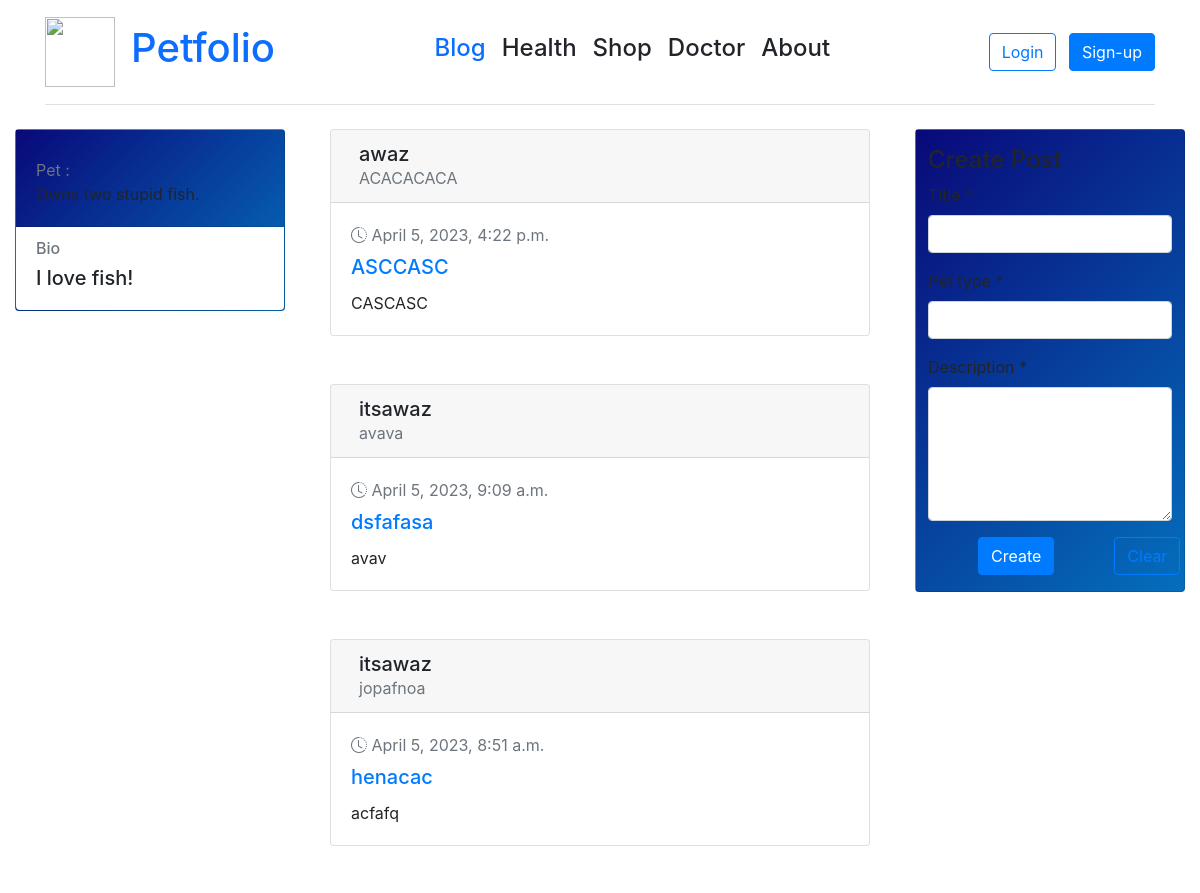
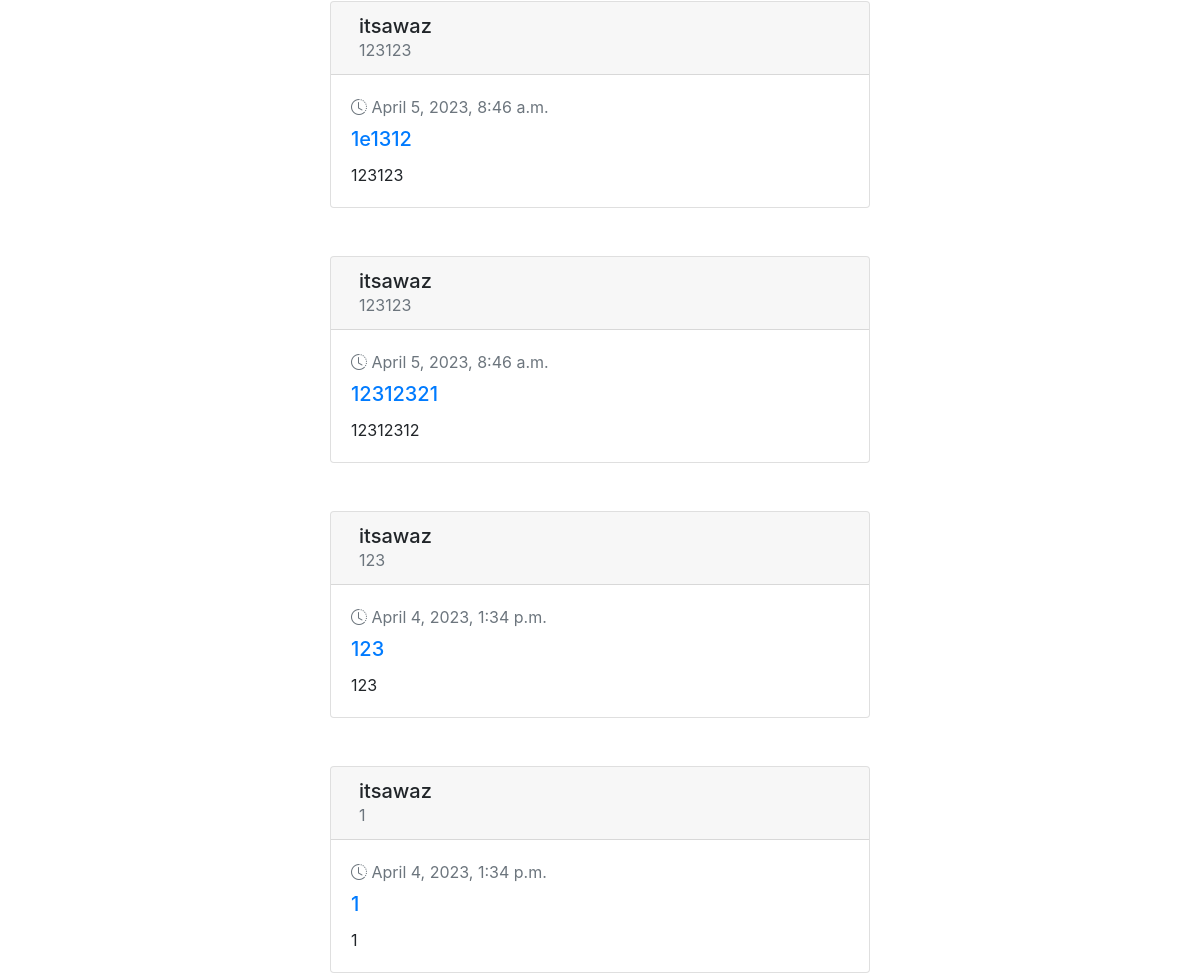
The page /blog/ (upper part) on the database as committed earlier (2 pictures, top to bottom).
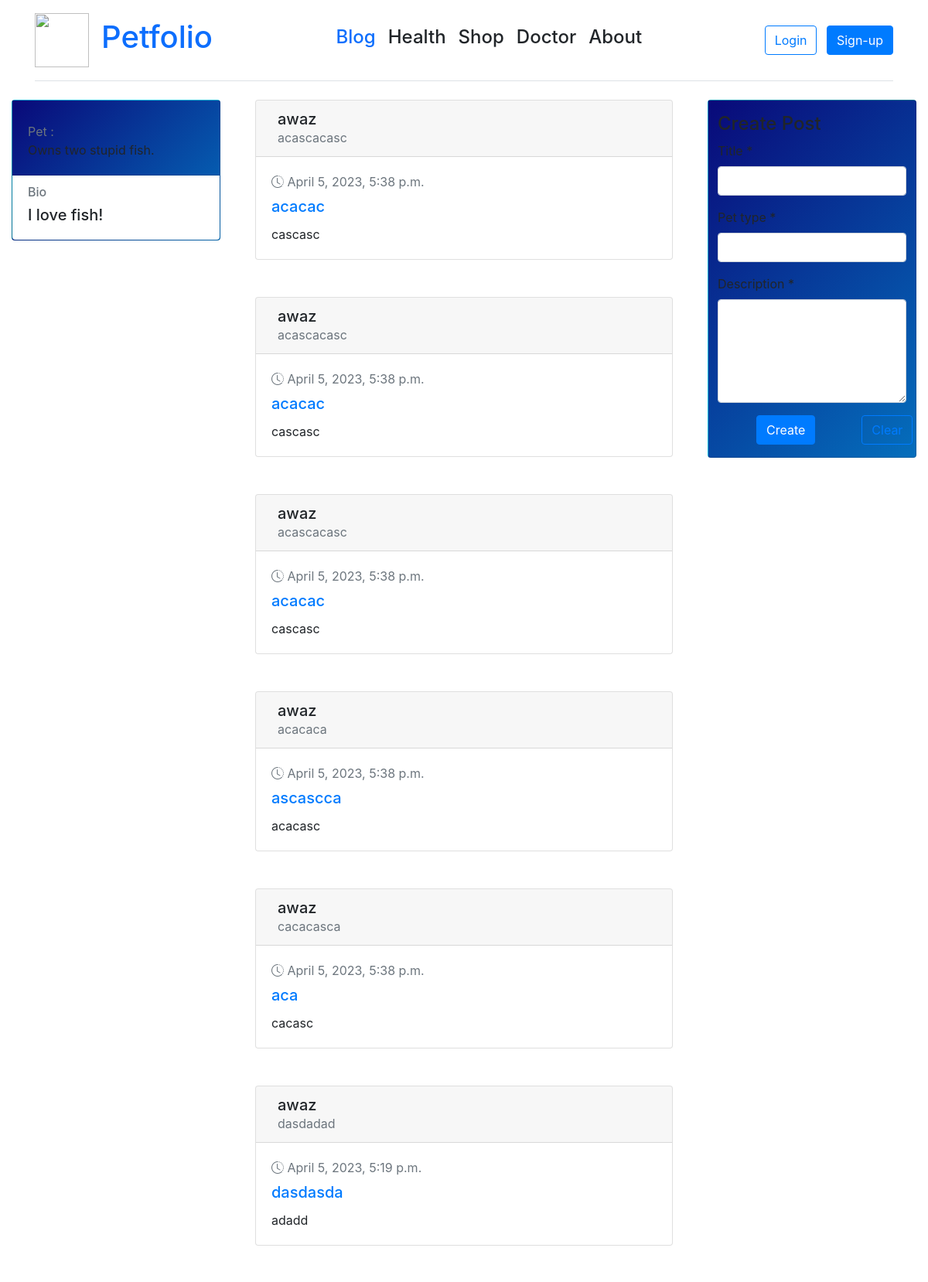
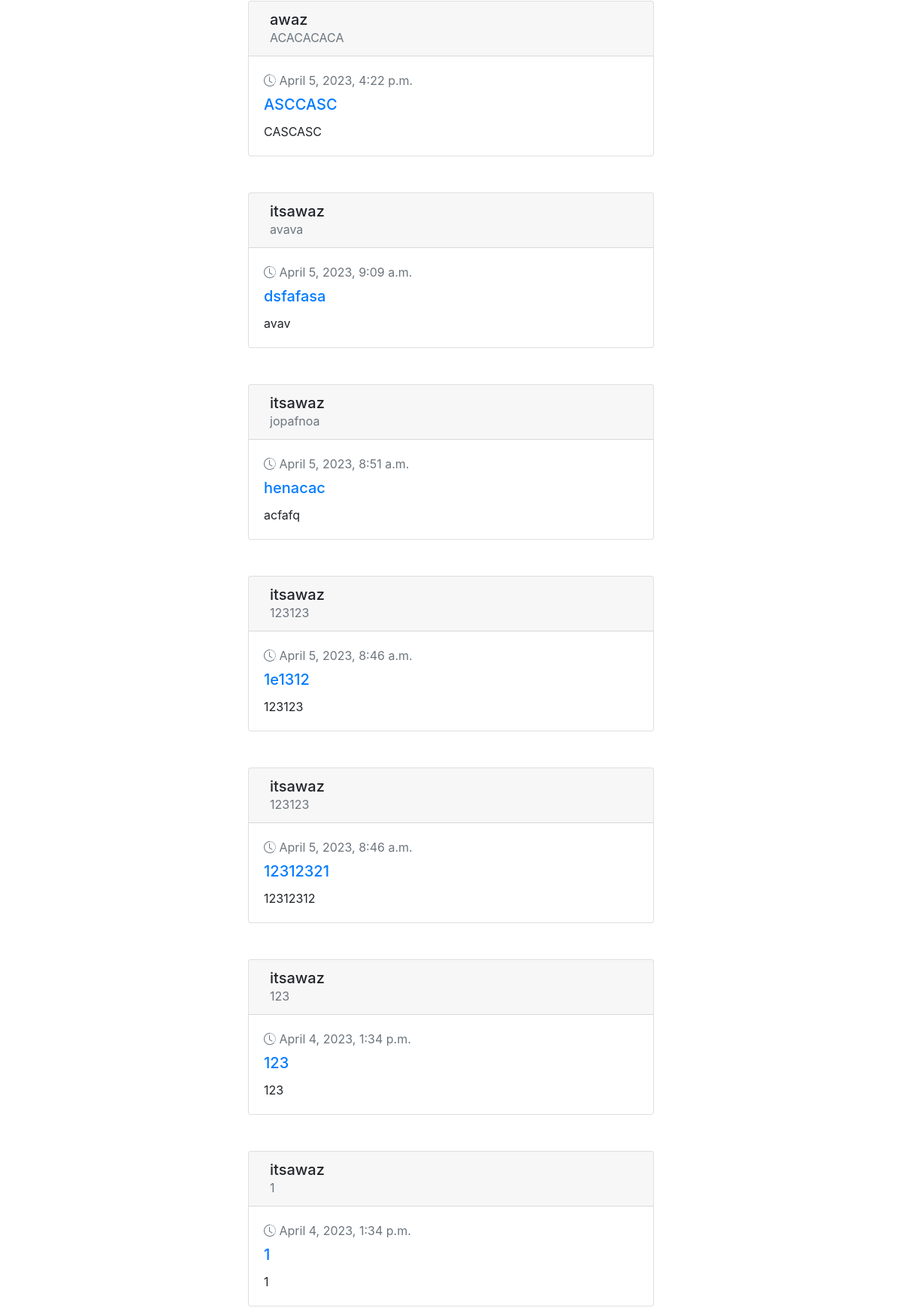
The same page on the database as committed later (2 pictures, top to bottom).
### blog/models.py (models this page shows, shortened)
class Post(models.Model):
    title = models.CharField(max_length=200)
    content = models.TextField()
    date_posted = models.DateTimeField(default=datetime.datetime.now(pytz.timezone('Asia/Kolkata')))
    author = models.ForeignKey(User, on_delete=models.CASCADE)
    pet_type = models.CharField(max_length=50, default='')

### blog/views.py (the view)
# urls.py: path('', views.blog, name='blog-home')
def blog(request):
    context = {
        'posts': Post.objects.all().order_by('-date_posted')
    }
    if request.method == 'POST' and 'POST' in request.POST:
        if request.user.is_authenticated:
            post(request)
        else:
            messages.error(request, f'Log in to Continue')
    if request.method == 'POST' and 'logout' in request.POST:
        log_out(request)
    return render(request, 'blog/blog.html', context)

### blog/templates/blog/blog.html (shortened to what this page needs)
{% extends "blog/base.html" %}
{% block content%}
<div class="container-fluid gedf-wrapper">
       <div class="row">
           <div class="col-md-3">
               <div class="card flash ">
                   <div class="card-body">
                       <div class="h7 text-muted">Pet : {{user.pet_type}} </div>
                       <div class="h7"> Owns two stupid fish.
                       </div>
                   </div>
                   <ul class="list-group list-group-flush">
                       <li class="list-group-item">
                           <div class="h6 text-muted">Bio</div>
                           <div class="h5">I love fish!</div>
                       </li>
                   </ul>
               </div>
           </div>
<div class="col-md-6 gedf-main">
 {% for post in posts %}
 <div class="container-fluid ">
  <div class="card gedf-card ">
                <div class="card-header">
                      <div class="d-flex justify-content-between align-items-center">
                          <div class="d-flex justify-content-between align-items-center">
                              <div class="ml-2">
                                  <div class="h5 m-0">{{post.author}}</div>
                                  <div class="h7 text-muted">{{post.pet_type}}</div>
                              </div>
                          </div>
                          <div>
                              <div class="dropdown">
                                  <button class="btn btn-link " type="button" id="gedf-drop1" data-toggle="dropdown" aria-haspopup="true" aria-expanded="false">
                                  </button>
                              </div>
                          </div>
                      </div>
                  </div>
                  <div class="card-body">
                      <div class="text-muted h7 mb-2"> <i class="bi bi-clock-history"></i> {{post.date_posted}} </div>
                      <a class="card-link" href="">
                          <h5 class="card-title">{{post.title}}</h5>
                      </a>
                      <p class="card-text">
                        {{post.content}}
                      </p>
                  </div>
              </div>
        </div>
<br>
<br>
 {% endfor %}
</div>
<div class="col-md-3">
  <div class="card flash ">
    <div class="container ">
      <div class="row">
      <h4>Create Post</h4>
      <form  method="POST"  id="post-form">
          <div class="form-group">
              <label >Title<span class="require"> *</span></label>
              <input type="text" class="form-control" name="title" required/>
          </div>
          <div class="form-group">
              <label >Pet type<span class="require"> *</span></label>
              <input type="text" class="form-control" name="pet_type" required/>
          </div>
          <div class="form-group">
              <label>Description<span class="require"> *</span></label>
              <textarea rows="5" class="form-control" name="description" required></textarea>
              <div class="form-group d-flex">
          <button type="submit" class="btn btn-primary" style="margin-right: 50px; margin-left: 50px; " name="POST">
            Create
          </button>
          <button class="btn btn-outline-primary" type="button" onclick="clearForm()" style="margin-left: 10px;">
            Clear
          </button>
        </div>
          </div>
      </form>
</div>
</div>
</div>
</div>
{% endblock content%}

### blog/templates/blog/base.html (shortened to what this page needs)
<!DOCTYPE html>
<html lang="en">
  <head>
    <link rel="stylesheet" href="https://cdn.jsdelivr.net/npm/bootstrap@5.2.3/dist/css/bootstrap.min.css">
    <link href="//maxcdn.bootstrapcdn.com/bootstrap/4.1.1/css/bootstrap.min.css" rel="stylesheet" id="bootstrap-css">
    <link href="https://cdn.jsdelivr.net/npm/bootstrap-icons@1.7.2/font/bootstrap-icons.css" rel="stylesheet">
  </head>
  <body>
    <div class="container">
      <header class="d-flex flex-wrap align-items-center justify-content-center justify-content-md-between py-3 mb-4 border-bottom">
    <div class="nav align-items-center">
        <a href="/blog" >
        <img src="https://cdn-icons-png.flaticon.com/512/5783/5783311.png" width="70" height="70">
        <a href="/blog" class="nav-link  link-primary"><h1>Petfolio</h1></a>
        </a>
    </div>
     <ul class="nav col-12 col-md-auto mb-2 justify-content-center mb-md-0">
       <li><a href="/blog" class="nav-link px-2 link-selected"><h4>Blog</h4></a></li>
       <li><a href="/health" class="nav-link px-2 link-dark"><h4>Health</h4></a></li>
       <li><a href="/shop" class="nav-link px-2 link-dark"><h4>Shop</h4></a></li>
       <li><a href="/doctor" class="nav-link px-2 link-dark"><h4>Doctor</h4></a></li>
       <li><a href="/about" class="nav-link px-2 link-dark"><h4>About</h4></a></li>
     </ul>
                  <div>
                      {% if user.is_authenticated %}
                        <form  method="POST">
                    {% csrf_token %}
                    <button onclick="window.location.href='{% url 'login-home' %}'" class="btn btn-outline-primary me-2" type="submit" name="logout">Logout</button>
                        </form>
                      {% else %}
       <button type="button" onclick="window.location.href='{% url 'login-home' %}'" class="btn btn-outline-primary me-2">Login</button>
       <button type="button" onclick="window.location.href='{% url 'signup-home' %}'" class="btn btn-primary">Sign-up</button>
                      {% endif %}
                  </div>
   </header>
 </div>
  <div class="content">
      {%block content%}
      {%endblock%}
    </div>
  </body>
</html>

### blog/templates/blog/base.html (style rules this page uses)
.flash { background: linear-gradient(-45deg, #020024, #00d4ff, #090979); background-size: 400% 400%; animation: gradient 10s ease infinite; height: 100vh; }
.card-title { text-decoration: none !important; }

Rows that differ between the two databases and show on the page:
added Post: author "awaz", pet_type "acascacasc", date_posted "April 5, 2023, 5:38 p.m.", title "acacac", content "cascasc"
added Post: author "awaz", pet_type "acascacasc", date_posted "April 5, 2023, 5:38 p.m.", title "acacac", content "cascasc"
added Post: author "awaz", pet_type "acascacasc", date_posted "April 5, 2023, 5:38 p.m.", title "acacac", content "cascasc"
added Post: author "awaz", pet_type "acacaca", date_posted "April 5, 2023, 5:38 p.m.", title "ascascca", content "acacasc"
added Post: author "awaz", pet_type "cacacasca", date_posted "April 5, 2023, 5:38 p.m.", title "aca", content "cacasc"
added Post: author "awaz", pet_type "dasdadad", date_posted "April 5, 2023, 5:19 p.m.", title "dasdasda", content "adadd"
